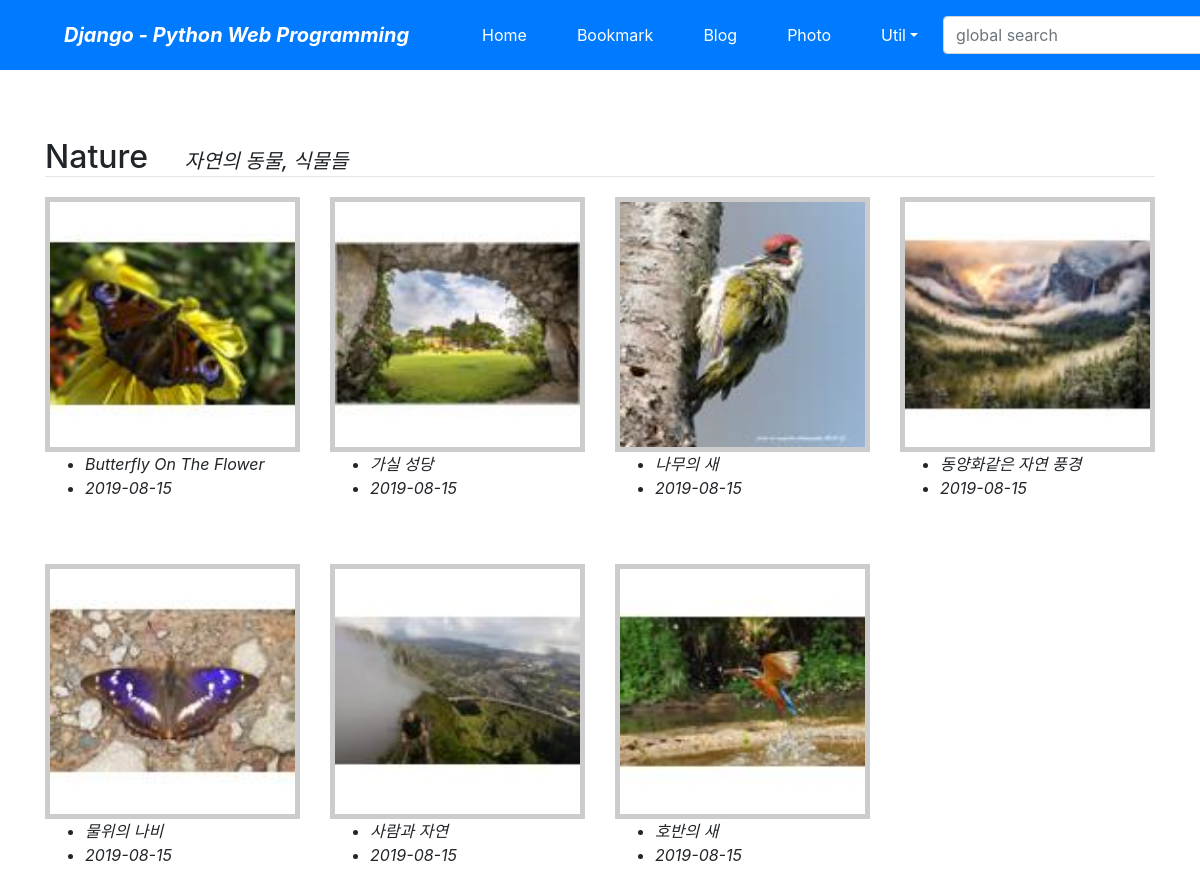
Screenshot of /photo/album/2/ with the database file from the repository.
### photo/models.py (models this page shows, shortened)
class Album(models.Model):
    name = models.CharField('NAME', max_length=30)
    description = models.CharField('One Line Description', max_length=100, blank=True)
    class Meta:
        ordering = ('name',)

class Photo(models.Model):
    album = models.ForeignKey(Album, on_delete=models.CASCADE)
    title = models.CharField('TITLE', max_length=30)
    description = models.TextField('Photo Description', blank=True)
    image = ThumbnailImageField('IMAGE', upload_to='photo/%Y/%m')
    upload_dt = models.DateTimeField('UPLOAD DATE', auto_now_add=True)
    class Meta:
        ordering = ('title',)
    def get_absolute_url(self):
        return reverse('photo:photo_detail', args=(self.id,))

### photo/views.py (the view)
# urls.py: path('album/<int:pk>/', views.AlbumDV.as_view(), name='album_detail'),
class AlbumDV(DetailView):
    model = Album

### photo/fields.py (called while the page is built)
    def _add_thumb(self, s):
        parts = s.split('.')
        parts.insert(-1, 'thumb')
        if parts[-1].lower() not in ('jpeg', 'jpg'):
            parts[-1] = 'jpg'
        return '.'.join(parts)

    @property
    def thumb_url(self):
        return self._add_thumb(self.url)

### photo/templates/photo/album_detail.html (shortened to what this page needs)
{% extends "base.html" %}
{% block content %}
    <div class="mt-5">
        <span class="h2">{{ object.name }}&emsp;</span>
        <span class="h5 font-italic">{{ object.description }}</span>
    </div>
    <hr style="margin: 0 0 20px 0;">
    <div class="row">
        {% for photo in object.photo_set.all %}
        <div class="col-md-3 mb-5">
            <div class="thumbnail">
                <a href="{{ photo.get_absolute_url }}">
                    <img src="{{ photo.image.thumb_url }}" style="width: 100%;">
                </a>
            </div>
            <ul>
                <li class="font-italic">{{ photo.title }}</li>
                <li class="font-italic">{{ photo.upload_dt|date:"Y-m-d" }}</li>
            </ul>
        </div>
        {% endfor %}
    </div>
{% endblock %}

### photo/templates/photo/album_detail.html (style rules this page uses)
.thumbnail { border: 5px solid #ccc; }

### rows the page displays
Album: name "Nature", description "자연의 동물, 식물들"
Photo: shows a picture, title "Butterfly On The Flower", upload_dt "2019-08-15"
Photo: shows a picture, title "가실 성당", upload_dt "2019-08-15"
Photo: shows a picture, title "나무의 새", upload_dt "2019-08-15"
Photo: shows a picture, title "동양화같은 자연 풍경", upload_dt "2019-08-15"
Photo: shows a picture, title "물위의 나비", upload_dt "2019-08-15"
Photo: shows a picture, title "사람과 자연", upload_dt "2019-08-15"
Photo: shows a picture, title "호반의 새", upload_dt "2019-08-15"
